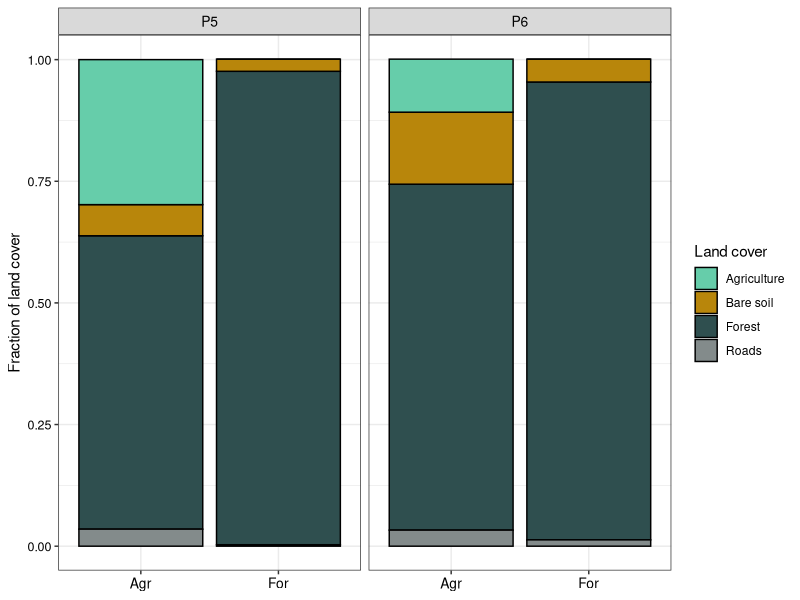
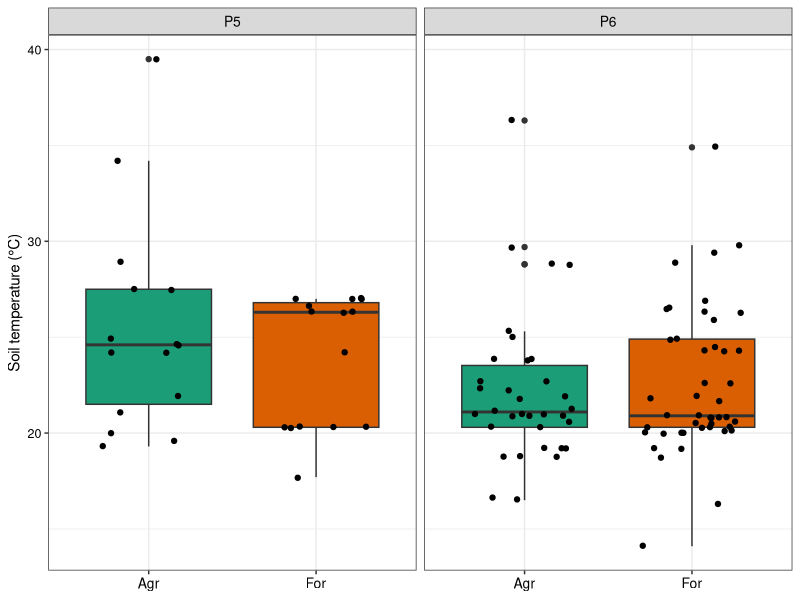
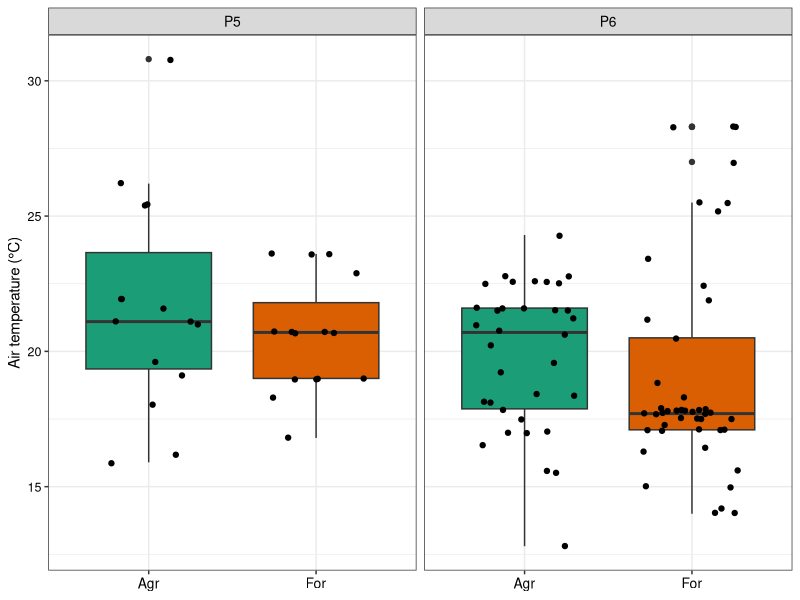
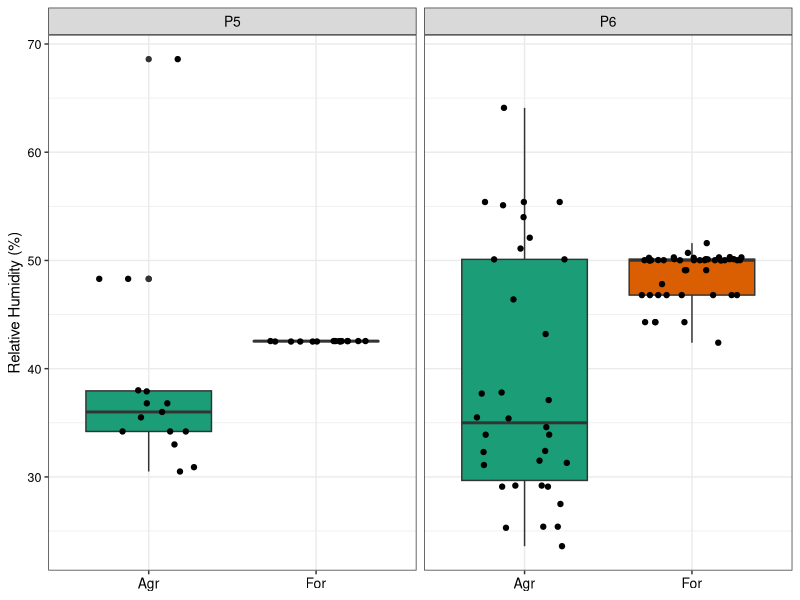
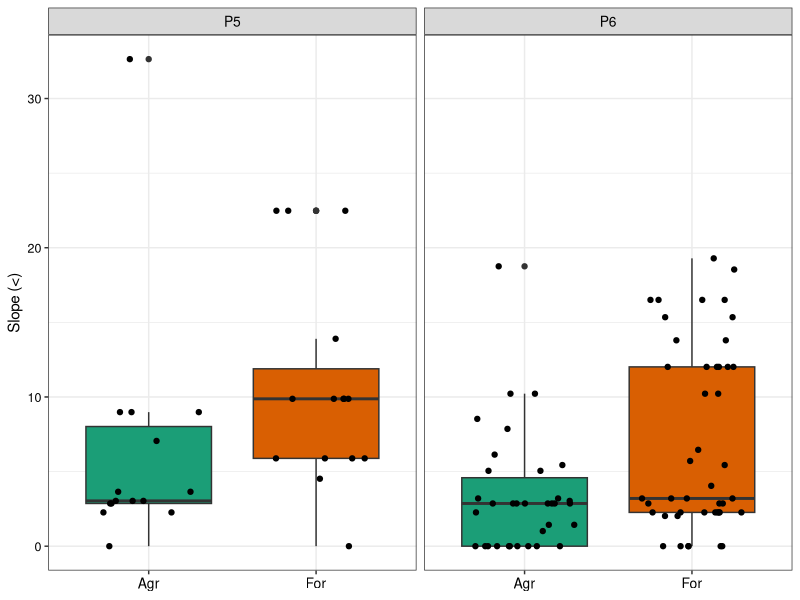
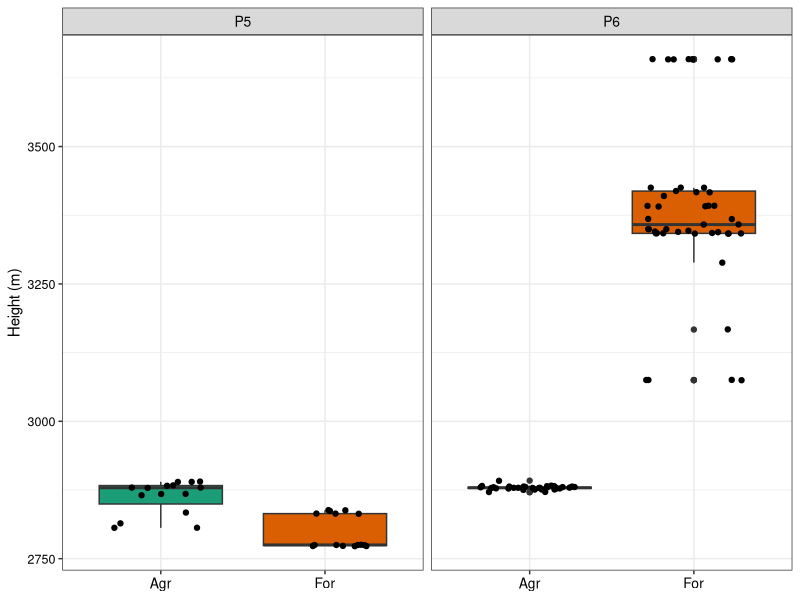
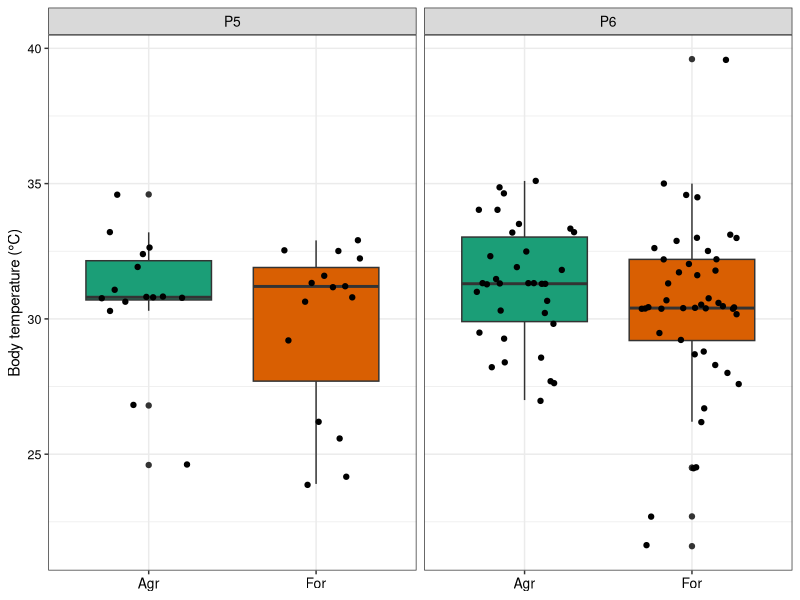
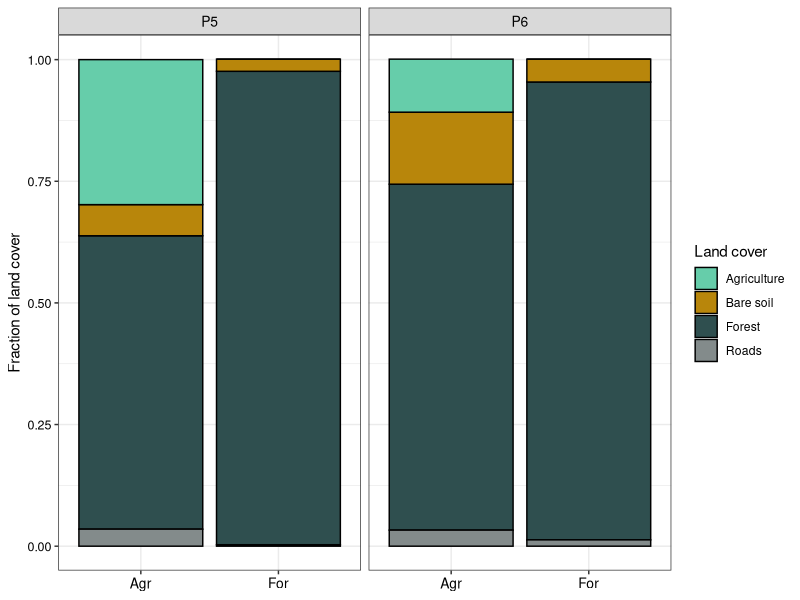

Write R code to recreate these figures, in order.
## ---- chunk 1
library(ggplot2)
library(nortest)
library(dplyr)
## ---- chunk 2
#Enviromental variables databases
Sg.env<-read.table("Data/Env_Data/Env_Data.txt",header=T)

#Transform to factor some variables
Sg.env$ID<-factor(Sg.env$ID)
Sg.env$Site<-factor(Sg.env$Site)
Sg.env$Polygon<-factor(Sg.env$Polygon)
Sg.env$Site_ID<-factor(Sg.env$Site_ID)

#Explore data
str(Sg.env)
summary(Sg.env)

#Polygon bases
P6<-read.table("Data/Env_Data/P6.txt",header=T)
P5<-read.table("Data/Env_Data/P5.txt",header=T)

#Sites base by polygon
P6For<-read.table("Data/Env_Data/P6For.txt",header=T)
P6Agr<-read.table("Data/Env_Data/P6Agr.txt",header=T)
P5For<-read.table("Data/Env_Data/P5For.txt",header=T)
P5Agr<-read.table("Data/Env_Data/P5Agr.txt",header=T)

#Landscape cover database
Sg.cov<-as.data.frame(read.table("Data/Env_Data/Cov_Data.txt",header=T))

#Transform to factor some variables
Sg.cov$Sites<-factor(Sg.cov$Sites)
Sg.cov$Coverage<-factor(Sg.cov$Coverage,labels=c("Agriculture","Bare soil","Forest","Roads"))

#Explore data
str(Sg.cov)
summary(Sg.env)
## ---- chunk 3
(Sg.lancov<-ggplot(data=Sg.cov, #Database
            aes(x=Sites,y=Prop_Cov,fill=Coverage))+ #Axis definition
            geom_bar(stat="identity",color="black")+ #Geometry definition
            facet_wrap(~Polygon,scale="free_x")+ #Split plots
            ylab("Fraction of land cover")+ #y-axis legend
            scale_fill_manual(values=c("aquamarine3","darkgoldenrod","darkslategray","azure4"))+ #Colors definition
            theme_bw()+ #Canvas definition
            labs(fill="Land cover")+ #Rename legend
            scale_x_discrete(labels=c("Agr","For"))+ #Rename groups of x-axis
            theme(axis.title.x=element_blank(), #Remove title of x-axis
            strip.text.x=element_text(size=10,color="black"), #Size and color of strip.text.x
            axis.text.x=element_text(size=10,color="black"), #Size and color of axis.text.x
            axis.text.y=element_text(size=9,color="black"))) #Size and color of axis.text.y
## ---- chunk 4
ggsave("Analysis/Env_Vars/Figures/Sg.lancov.pdf",dpi=300,limitsize=TRUE,
       width=10,height=7)
## ---- chunk 5
#Extract samples of P6For site within Polygon 6
P6For<-filter(Sg.env,Site_ID == "P6For")

#Extract samples of P6Agr site within Polygon 6
P6Agr<-filter(Sg.env,Site_ID == "P6Agr")

#Extract samples of P5For site within Polygon 5
P5For<-filter(Sg.env,Site_ID == "P5For")

#Extract samples of P5Agr site within Polygon 5
P5Agr<-filter(Sg.env,Site_ID == "P5Agr")
## ---- chunk 6
#Extract samples from the P6For and P6Agr sites of Polygon 6 to perform differentiation tests
P6<-filter(Sg.env,Polygon == "P6")

#Extract samples from the P5For and P5Agr sites of Polygon 6 to perform differentiation tests
P5<-filter(Sg.env,Polygon == "P5")
## ---- chunk 7
#Plot with St between sites within polygons
(Sg.St.plot<-ggplot(data=Sg.env, #Database
             aes(x=Site_ID,y=St))+ #Axis definition
             geom_boxplot(aes(fill=Site))+ #Geometry definition
             geom_jitter(aes(fill=Site),width=0.3)+ #Geometry definition
             facet_wrap(~Polygon,scale="free_x")+ #Split plots
             ylab("Soil temperature (°C)")+ #y-axis legend
             scale_fill_brewer(palette="Dark2")+ #Colors definition
             scale_x_discrete(labels=c("Agr","For"))+ #Rename groups of x-axis
             theme_bw()+ #Canvas definition
             theme(legend.position="none",axis.title.x=element_blank(), #Remove title of x-axis
             strip.text.x=element_text(size=10,color="black"), #Size and color of strip.text.x
             axis.text.x=element_text(size=10,color="black"), #Size and color of axis.text.x
             axis.text.y=element_text(size=9,color="black"))) #Size and color of axis.text.y
## ---- chunk 8
ggsave("Analysis/Env_Vars/Figures/Sg.St.plot.pdf",dpi=300,limitsize=TRUE,
       width=10,height=7)
## ---- chunk 9
#Shapiro test used to n<50
#shapiro.test(Sg.env$St)

#Lillie test used to n>=50
lillie.test(Sg.env$St)
#St for all data, non-normal
## ---- chunk 10
shapiro.test(P6For$St) #(n<50) 
#lillie.test(P6For$St) #(n>=50)
#St for P6For, non-normal
## ---- chunk 11
shapiro.test(P6Agr$St) #(n<50) 
#lillie.test(P6Agr$St) #(n>=50)
#St for P6Agr, non-normal
## ---- chunk 12
shapiro.test(P5For$St) #(n<50) 
#lillie.test(P5For$St) #(n>=50)
#St for P5For, non-normal
## ---- chunk 13
#P5Agr
shapiro.test(P5Agr$St) #(n<50) 
#lillie.test(P5Agr$St) #(n>=50)
#St for P5Agr, non-normal
## ---- chunk 14
wilcox.test(data=Sg.env,St~Polygon,exact=F)
#If there are significant differences between polygons
## ---- chunk 15
wilcox.test(data=P6,St~Site,exact=F) 
#No significant differences
## ---- chunk 16
wilcox.test(data=P5,St~Site,exact=F) 
#No significant differences
## ---- chunk 17
#Plot with St between sites within polygons
(Sg.At.plot<-ggplot(data=Sg.env, #Database
             aes(x=Site_ID,y=At))+ #Axis definition
             geom_boxplot(aes(fill=Site))+ #Geometry definition
             geom_jitter(aes(fill=Site),width=0.3)+ #Geometry definition
             facet_wrap(~Polygon,scale="free_x")+ #Split plots
             ylab("Air temperature (°C)")+ #y-axis legend
             scale_fill_brewer(palette="Dark2")+ #Colors definition
             scale_x_discrete(labels=c("Agr","For"))+ #Rename groups of x-axis
             theme_bw()+ #Canvas definition
             theme(legend.position="none",axis.title.x=element_blank(), #Remove title of x-axis
             strip.text.x=element_text(size=10,color="black"), #Size and color of strip.text.x
             axis.text.x=element_text(size=10,color="black"), #Size and color of axis.text.x
             axis.text.y=element_text(size=9,color="black"))) #Size and color of axis.text.y
## ---- chunk 18
ggsave("Analysis/Env_Vars/Figures/Sg.At.plot.pdf",dpi=300,limitsize=TRUE,
       width=10,height=7)
## ---- chunk 19
#The activated test is the one used depending on the number of n of the sample
#Lillie test used to n>=50
lillie.test(Sg.env$At)
#At for all data, non-normal
## ---- chunk 20
shapiro.test(P6For$At) #(n<50) 
#lillie.test(P6For$At) #(n>=50)
#St for P6For, non-normal
## ---- chunk 21
shapiro.test(P6Agr$At) #(n<50) 
#lillie.test(P6Agr$At) #(n>=50)
#At for P6Agr, normal
## ---- chunk 22
shapiro.test(P5For$At) #(n<50) 
#lillie.test(P5For$At) #(n>=50)
#St for P5For, normal
## ---- chunk 23
#P5Agr
shapiro.test(P5Agr$At) #(n<50) 
#lillie.test(P5Agr$At) #(n>=50)
#St for P5Agr, normal
## ---- chunk 24
#Search for significant differences between sites within polygon 6
wilcox.test(data=Sg.env,At~Polygon,exact=F)
#If there are significant differences between polygons
## ---- chunk 25
wilcox.test(data=P6,At~Site,exact=F)
#No significant differences
## ---- chunk 26
t.test(data=P6,At~Site,alternative="two.sided")
#No significant differences
## ---- chunk 27
t.test(data=P5,At~Site,alternative="two.sided")
#No significant differences
## ---- chunk 28
#Plot with St between sites within polygons
(Sg.RH.plot<-ggplot(data=Sg.env, #Database
             aes(x=Site_ID,y=RH))+ #Axis definition
             geom_boxplot(aes(fill=Site))+ #Geometry definition
             geom_jitter(aes(fill=Site),width=0.3)+ #Geometry definition
             facet_wrap(~Polygon,scale="free_x")+ #Split plots
             ylab("Relative Humidity (%)")+ #y-axis legend
             scale_fill_brewer(palette="Dark2")+ #Colors definition
             scale_x_discrete(labels=c("Agr","For"))+ #Rename groups of x-axis
             theme_bw()+ #Canvas definition
             theme(legend.position="none",axis.title.x=element_blank(), #Remove title of x-axis
             strip.text.x=element_text(size=10,color="black"), #Size and color of strip.text.x
             axis.text.x=element_text(size=10,color="black"), #Size and color of axis.text.x
             axis.text.y=element_text(size=9,color="black"))) #Size and color of axis.text.y
## ---- chunk 29
ggsave("Analysis/Env_Vars/Figures/Sg.RH.plot.pdf",dpi=300,limitsize=TRUE,
       width=10,height=7)
## ---- chunk 30
#The activated test is the one used depending on the number of n of the sample

#Shapiro test used to n<50
#shapiro.test(Sg.env$RH)

#Lillie test used to n>=50
lillie.test(Sg.env$RH)
#At for all data, non-normal
## ---- chunk 31
shapiro.test(P6For$RH) #(n<50) 
#lillie.test(P6For$RH) #(n>=50)
#St for P6For, non-normal
## ---- chunk 32
shapiro.test(P6Agr$RH) #(n<50) 
#lillie.test(P6Agr$RH) #(n>=50)
#At for P6Agr, non-normal
## ---- chunk 33
shapiro.test(P5For$RH) #(n<50) 
#lillie.test(P5For$RH) #(n>=50)
#St for P5For, non-normal
## ---- chunk 34
#P5Agr
shapiro.test(P5Agr$RH) #(n<50) 
#lillie.test(P5Agr$RH) #(n>=50)
#St for P5Agr, non-normal
## ---- chunk 35
#Search for significant differences between sites within polygon 6
wilcox.test(data=Sg.env,RH~Polygon,exact=F)
#If there are significant differences between polygons
## ---- chunk 36
wilcox.test(data=P6,RH~Site,exact=F)
#If there are significant differences between polygons
## ---- chunk 37
wilcox.test(data=P5,RH~Site,exact=F)
#If there are significant differences between polygons
## ---- chunk 38
#Plot with St between sites within polygons
(Sg.Slope.plot<-ggplot(data=Sg.env, #Database
             aes(x=Site_ID,y=Slope))+ #Axis definition
             geom_boxplot(aes(fill=Site))+ #Geometry definition
             geom_jitter(aes(fill=Site),width=0.3)+ #Geometry definition
             facet_wrap(~Polygon,scale="free_x")+ #Split plots
             ylab("Slope (<)")+ #y-axis legend
             scale_fill_brewer(palette="Dark2")+ #Colors definition
             scale_x_discrete(labels=c("Agr","For"))+ #Rename groups of x-axis
             theme_bw()+ #Canvas definition
             theme(legend.position="none",axis.title.x=element_blank(), #Remove title of x-axis
             strip.text.x=element_text(size=10,color="black"), #Size and color of strip.text.x
             axis.text.x=element_text(size=10,color="black"), #Size and color of axis.text.x
             axis.text.y=element_text(size=9,color="black"))) #Size and color of axis.text.y
## ---- chunk 39
ggsave("Analysis/Env_Vars/Figures/Sg.Slope.plot.pdf",dpi=300,limitsize=TRUE,
       width=10,height=7)
## ---- chunk 40
#The activated test is the one used depending on the number of n of the sample

#Shapiro test used to n<50
#shapiro.test(Sg.env$Slope)

#Lillie test used to n>=50
lillie.test(Sg.env$Slope)
#At for all data, non-normal
## ---- chunk 41
shapiro.test(P6For$Slope) #(n<50) 
#lillie.test(P6For$Slope) #(n>=50)
#St for P6For, non-normal
## ---- chunk 42
shapiro.test(P6Agr$Slope) #(n<50) 
#lillie.test(P6Agr$Slope) #(n>=50)
#At for P6Agr, non-normal
## ---- chunk 43
shapiro.test(P5For$Slope) #(n<50) 
#lillie.test(P5For$Slope) #(n>=50)
#St for P5For, non-normal
## ---- chunk 44
#P5Agr
shapiro.test(P5Agr$Slope) #(n<50) 
#lillie.test(P5Agr$Slope) #(n>=50)
#St for P5Agr, non-normal
## ---- chunk 45
#Search for significant differences between sites within polygon 6
wilcox.test(data=Sg.env,Slope~Polygon,exact=F)
#If there are significant differences between polygons
## ---- chunk 46
wilcox.test(data=P6,Slope~Site,exact=F)
#If there are significant differences between polygons
## ---- chunk 47
wilcox.test(data=P5,Slope~Site,exact=F)
#If there are significant differences between polygons
## ---- chunk 48
#Plot with St between sites within polygons
(Sg.DEM.plot<-ggplot(data=Sg.env, #Database
             aes(x=Site_ID,y=DEM))+ #Axis definition
             geom_boxplot(aes(fill=Site))+ #Geometry definition
             geom_jitter(aes(fill=Site),width=0.3)+ #Geometry definition
             facet_wrap(~Polygon,scale="free_x")+ #Split plots
             ylab("Height (m)")+ #y-axis legend
             scale_fill_brewer(palette="Dark2")+ #Colors definition
             scale_x_discrete(labels=c("Agr","For"))+ #Rename groups of x-axis
             theme_bw()+ #Canvas definition
             theme(legend.position="none",axis.title.x=element_blank(), #Remove title of x-axis
             strip.text.x=element_text(size=10,color="black"), #Size and color of strip.text.x
             axis.text.x=element_text(size=10,color="black"), #Size and color of axis.text.x
             axis.text.y=element_text(size=9,color="black"))) #Size and color of axis.text.y
## ---- chunk 49
ggsave("Analysis/Env_Vars/Figures/Sg.DEM.plot.pdf",dpi=300,limitsize=TRUE,
       width=10,height=7)
## ---- chunk 50
#The activated test is the one used depending on the number of n of the sample

#Shapiro test used to n<50
#shapiro.test(Sg.env$DEM)

#Lillie test used to n>=50
lillie.test(Sg.env$DEM)
#At for all data, non-normal
## ---- chunk 51
shapiro.test(P6For$DEM) #(n<50) 
#lillie.test(P6For$DEM) #(n>=50)
#St for P6For, non-normal
## ---- chunk 52
shapiro.test(P6Agr$DEM) #(n<50) 
#lillie.test(P6Agr$DEM) #(n>=50)
#At for P6Agr, non-normal
## ---- chunk 53
shapiro.test(P5For$DEM) #(n<50) 
#lillie.test(P5For$DEM) #(n>=50)
#St for P5For, non-normal
## ---- chunk 54
#P5Agr
shapiro.test(P5Agr$DEM) #(n<50) 
#lillie.test(P5Agr$DEM) #(n>=50)
#St for P5Agr, non-normal
## ---- chunk 55
#Search for significant differences between sites within polygon 6
wilcox.test(data=Sg.env,DEM~Polygon,exact=F)
#If there are significant differences between polygons
## ---- chunk 56
wilcox.test(data=P6,DEM~Site,exact=F)
#If there are significant differences between polygons
## ---- chunk 57
wilcox.test(data=P5,DEM~Site,exact=F)
#If there are significant differences between polygons
## ---- chunk 58
#Plot with St between sites within polygons
(Sg.Bt.plot<-ggplot(data=Sg.env, #Database
             aes(x=Site_ID,y=Bt))+ #Axis definition
             geom_boxplot(aes(fill=Site))+ #Geometry definition
             geom_jitter(aes(fill=Site),width=0.3)+ #Geometry definition
             facet_wrap(~Polygon,scale="free_x")+ #Split plots
             ylab("Body temperature (°C)")+ #y-axis legend
             scale_fill_brewer(palette="Dark2")+ #Colors definition
             scale_x_discrete(labels=c("Agr","For"))+ #Rename groups of x-axis
             theme_bw()+ #Canvas definition
             theme(legend.position="none",axis.title.x=element_blank(), #Remove title of x-axis
             strip.text.x=element_text(size=10,color="black"), #Size and color of strip.text.x
             axis.text.x=element_text(size=10,color="black"), #Size and color of axis.text.x
             axis.text.y=element_text(size=9,color="black"))) #Size and color of axis.text.y
## ---- chunk 59
ggsave("Analysis/Env_Vars/Figures/Sg.Bt.plot.pdf",dpi=300,limitsize=TRUE,
       width=10,height=7)
## ---- chunk 60
#The activated test is the one used depending on the number of n of the sample

#Shapiro test used to n<50
#shapiro.test(Sg.env$Bt)

#Lillie test used to n>=50
lillie.test(Sg.env$Bt)
#At for all data, non-normal
## ---- chunk 61
shapiro.test(P6For$Bt) #(n<50) 
#lillie.test(P6For$Bt) #(n>=50)
#St for P6For, non-normal
## ---- chunk 62
shapiro.test(P6Agr$Bt) #(n<50) 
#lillie.test(P6Agr$Bt) #(n>=50)
#At for P6Agr, normal
## ---- chunk 63
shapiro.test(P5For$Bt) #(n<50) 
#lillie.test(P5For$Bt) #(n>=50)
#St for P5For, non-normal
## ---- chunk 64
#P5Agr
shapiro.test(P5Agr$Bt) #(n<50) 
#lillie.test(P5Agr$Bt) #(n>=50)
#St for P5Agr, non-normal
## ---- chunk 65
wilcox.test(data=Sg.env,Bt~Polygon,exact=F)
#If there are significant differences between polygons
## ---- chunk 66
wilcox.test(data=P6,Bt~Site,exact=F)
#No significant differences
## ---- chunk 67
t.test(data=P6,Bt~Site,alternative="two.sided")
#No significant differences
## ---- chunk 68
wilcox.test(data=P5,Bt~Site,exact=F)
#No significant differences
